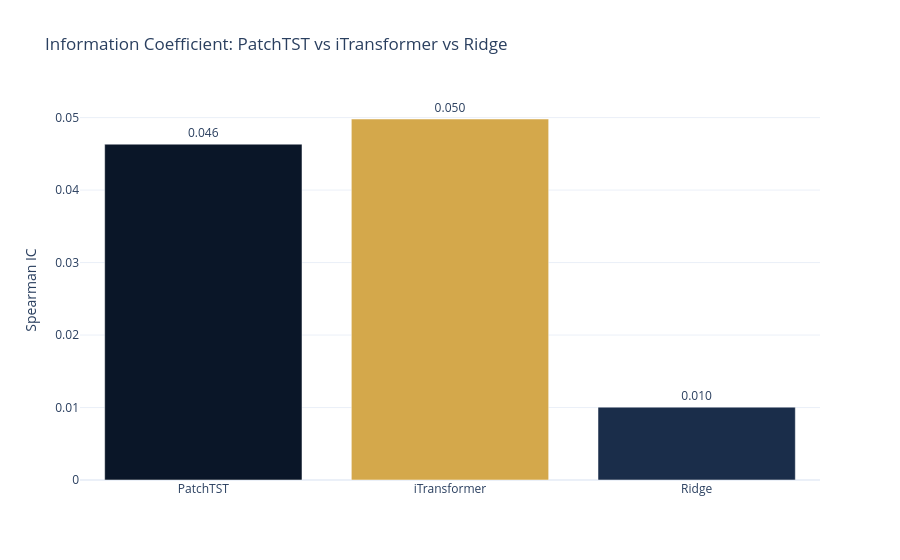

The notebook cell this image was saved under:
### Markdown cell above
**Interpretation**: both Transformer variants achieve cross-sectional
Spearman IC well above the Ridge baseline on this 60/20/20 split
(PatchTST 0.046, iTransformer 0.050 vs Ridge 0.010 — roughly a 5× gap).
The two attention designs land close to each other, with iTransformer
marginally ahead here, so the gap *between* them is narrow relative to
their gap over Ridge and the ordering can shift on a different temporal
split. The MSE spread is tighter still (around 0.0034–0.0035 for all
three) because predictions cluster near zero and squared error is
dominated by the irreducible noise floor of forward returns. The
authoritative cross-study ranking comes from the walk-forward evaluation
in Section 13.9, not from this single-split comparison.

### Code cell
fig = go.Figure()
bar_palette = {
    "PatchTST": COLORS["blue"],
    "iTransformer": COLORS["amber"],
    "Ridge": COLORS["slate"],
}
for name, r in results.items():
    fig.add_trace(
        go.Bar(
            x=[name],
            y=[r["ic"]],
            name=name,
            marker_color=bar_palette.get(name, COLORS["blue"]),
            text=[f"{r['ic']:.3f}"],
            textposition="outside",
        )
    )

fig.update_layout(
    title="Information Coefficient: PatchTST vs iTransformer vs Ridge",
    yaxis_title="Spearman IC",
    template="plotly_white",
    showlegend=False,
)
fig.show()

### Figure 1 — Plotly figure (JSON) as saved in the notebook; plotly's stock layout.template omitted (floating-point values rounded to 4 significant figures)
{"data": [{"marker": {"color": "#0a1628"}, "name": "PatchTST", "text": ["0.046"], "textposition": "outside", "type": "bar", "x": ["PatchTST"], "y": [0.04633]}, {"marker": {"color": "#D4A84B"}, "name": "iTransformer", "text": ["0.050"], "textposition": "outside", "type": "bar", "x": ["iTransformer"], "y": [0.04981]}, {"marker": {"color": "#1a2d4a"}, "name": "Ridge", "text": ["0.010"], "textposition": "outside", "type": "bar", "x": ["Ridge"], "y": [0.01005]}], "layout": {"showlegend": false, "title": {"text": "Information Coefficient: PatchTST vs iTransformer vs Ridge"}, "yaxis": {"title": {"text": "Spearman IC"}}}}
